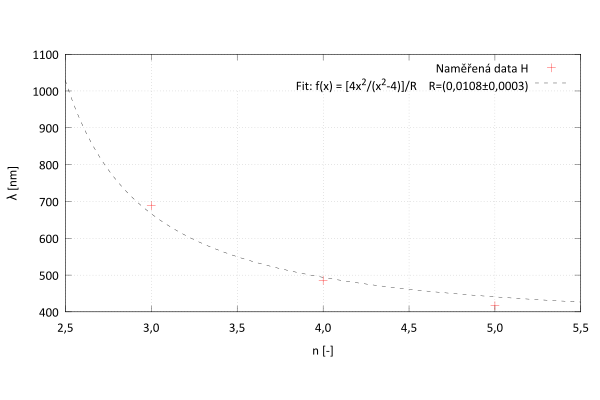

Here is the gnuplot script that generated this plot:
reset

set encoding utf8
set decimalsign ','
set decimalsign locale "czech"
set grid x y
set key on inside top right #box
set fit errorvariables

set term pdfcairo font 'calibri,14' enhanced dashed monochrome size 6,4

name='r'

f(x) = (4*x*x/(x*x-4))/R
R=0.01
fit f(x) name.".txt" using 1:2 via R # nebo 1:2 (??)

set samples 1000
set size ratio 0.5
set xrange [2.5:5.5]
set format x "%.1f"
#set format y "%.1f"

set xlabel 'n [-]'
set ylabel '{/Symbol l} [nm]'

titulek = sprintf("Fit: f(x) = [4x^2/(x^2-4)]/R    R=(%.4f\261%.4f)", R, R_err)

set output name.".pdf"
plot name.".txt" using 1:2 title "Naměřená data H" with points pt 1 lc rgb "red", f(x) title titulek

close()
